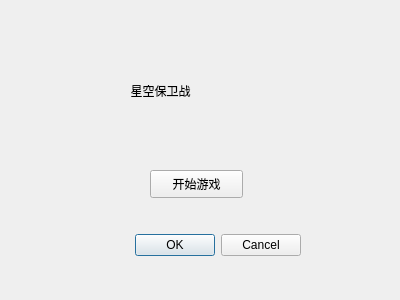
<?xml version="1.0" encoding="UTF-8"?>
<ui version="4.0">
 <class>start</class>
 <widget class="QDialog" name="start">
  <property name="geometry">
   <rect>
    <x>0</x>
    <y>0</y>
    <width>400</width>
    <height>300</height>
   </rect>
  </property>
  <property name="windowTitle">
   <string>Dialog</string>
  </property>
  <widget class="QDialogButtonBox" name="buttonBox">
   <property name="geometry">
    <rect>
     <x>100</x>
     <y>220</y>
     <width>201</width>
     <height>51</height>
    </rect>
   </property>
   <property name="orientation">
    <enum>Qt::Horizontal</enum>
   </property>
   <property name="standardButtons">
    <set>QDialogButtonBox::Cancel|QDialogButtonBox::Ok</set>
   </property>
  </widget>
  <widget class="QPushButton" name="pushButton">
   <property name="geometry">
    <rect>
     <x>150</x>
     <y>170</y>
     <width>93</width>
     <height>28</height>
    </rect>
   </property>
   <property name="text">
    <string>开始游戏</string>
   </property>
  </widget>
  <widget class="QLabel" name="label">
   <property name="geometry">
    <rect>
     <x>110</x>
     <y>60</y>
     <width>171</width>
     <height>61</height>
    </rect>
   </property>
   <property name="text">
    <string>     星空保卫战</string>
   </property>
   <property name="scaledContents">
    <bool>true</bool>
   </property>
   <property name="margin">
    <number>5</number>
   </property>
   <property name="indent">
    <number>4</number>
   </property>
  </widget>
 </widget>
 <resources/>
 <connections>
  <connection>
   <sender>buttonBox</sender>
   <signal>accepted()</signal>
   <receiver>start</receiver>
   <slot>accept()</slot>
   <hints>
    <hint type="sourcelabel">
     <x>248</x>
     <y>254</y>
    </hint>
    <hint type="destinationlabel">
     <x>157</x>
     <y>274</y>
    </hint>
   </hints>
  </connection>
  <connection>
   <sender>buttonBox</sender>
   <signal>rejected()</signal>
   <receiver>start</receiver>
   <slot>reject()</slot>
   <hints>
    <hint type="sourcelabel">
     <x>316</x>
     <y>260</y>
    </hint>
    <hint type="destinationlabel">
     <x>286</x>
     <y>274</y>
    </hint>
   </hints>
  </connection>
 </connections>
</ui>
